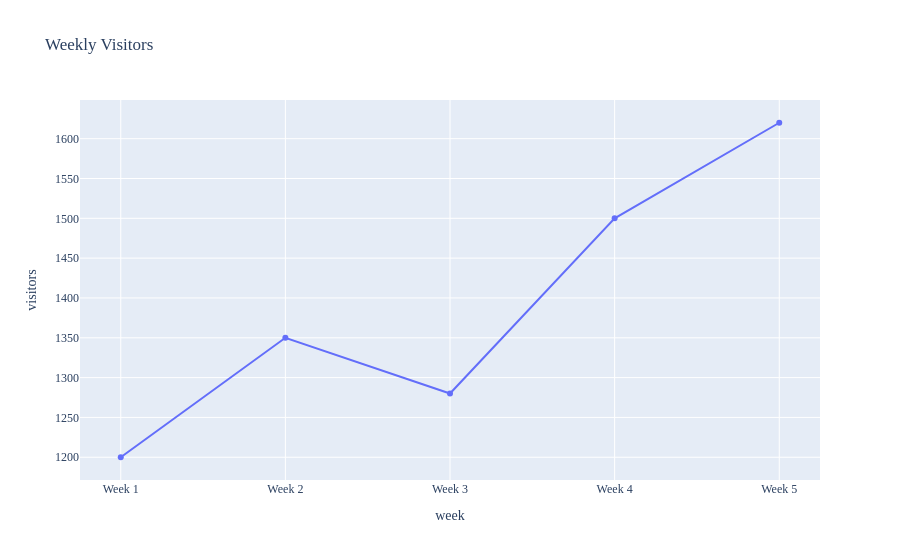

The notebook cell saved with this chart:
### Markdown cell above
## Example 5 — Practice: Apply All Four Chart Types (연습: 네 가지 차트 유형 모두 적용하기)

Fill in every `________` blank below. The cell runs with **no errors** even if you leave blanks — it just prints a reminder instead of building that part's chart.

아래 `________` 빈칸을 모두 채워보세요. 빈칸을 두어도 셀은 **에러 없이** 실행되며, 그 부분의 차트 대신 안내 메시지만 출력됩니다.

### Code cell
# ============================================================
# Practice -- fill in every ________ blank, then re-run the cell
# 연습 -- 아래 ________ 빈칸을 모두 채운 뒤 셀을 다시 실행하세요
# ============================================================
BLANK = "________"

def ready(*vals):
    return all(v != BLANK for v in vals)

# ---------- Part A: px.line -- weekly visitors ----------
weeks = ['Week 1', 'Week 2', 'Week 3', 'Week 4', 'Week 5']
visitors = [1200, 1350, 1280, 1500, 1620]
df_a = pd.DataFrame({'week': weeks, 'visitors': visitors})

markers_a = True   # TODO: True/False -- should each data point show a visible marker dot?

if ready(markers_a):
    fig = px.line(df_a, x='week', y='visitors', title='Weekly Visitors', markers=markers_a)
    fig.update_layout(font=dict(family='AppleGothic'))
    fig.show()
else:
    print("Part A \u270f\ufe0f  Fill in markers_a above, then re-run.")

# ---------- Part B: px.bar -- branch sales ----------
branches_b = ['Gangnam', 'Hongdae', 'Sinchon']
sales_b = [180, 150, 120]
df_b = pd.DataFrame({'branch': branches_b, 'sales': sales_b})

x_col_b = 'branch'    # TODO: which column goes on the x-axis?
y_col_b = 'sales'   # TODO: which column goes on the y-axis?

if ready(x_col_b, y_col_b):
    fig = px.bar(df_b, x=x_col_b, y=y_col_b, title='Branch Sales', color=x_col_b)
    fig.update_layout(font=dict(family='AppleGothic'))
    fig.show()
else:
    print("Part B \u270f\ufe0f  Fill in x_col_b and y_col_b above, then re-run.")

# ---------- Part C: px.scatter -- experience vs salary by department ----------
np.random.seed(10)
n = 40
experience = np.random.uniform(1, 15, n)
department = np.random.choice(['Engineering', 'Sales'], n)
salary = experience * 3.5 + np.where(department == 'Engineering', 10, 0) + np.random.normal(0, 4, n) + 28
df_c = pd.DataFrame({'experience': experience, 'salary': salary, 'department': department})

color_col_c = 'department'   # TODO: which column should color the points by department?

if ready(color_col_c):
    fig = px.scatter(df_c, x='experience', y='salary', color=color_col_c,
                      title='Experience vs Salary by Department')
    fig.update_layout(font=dict(family='AppleGothic'))
    fig.show()
else:
    print("Part C \u270f\ufe0f  Fill in color_col_c above, then re-run.")

# ---------- Part D: px.histogram -- response time distribution ----------
np.random.seed(1)
response_times = np.random.normal(3.5, 1.2, 200)
df_d = pd.DataFrame({'response_time': response_times})

nbins_d = 15   # TODO: an integer number of bins, e.g. 15

if ready(nbins_d):
    fig = px.histogram(df_d, x='response_time', nbins=nbins_d, title='Response Time Distribution')
    fig.update_layout(font=dict(family='AppleGothic'))
    fig.show()
else:
    print("Part D \u270f\ufe0f  Fill in nbins_d above, then re-run.")

### Figure 1 — Plotly figure (JSON) as saved in the notebook; plotly's stock layout.template omitted (floating-point values rounded to 4 significant figures)
{"data": [{"hovertemplate": "week=%{x}<br>visitors=%{y}<extra></extra>", "legendgroup": "", "line": {"color": "#636efa", "dash": "solid"}, "marker": {"symbol": "circle"}, "mode": "lines+markers", "name": "", "orientation": "v", "showlegend": false, "type": "scatter", "x": ["Week 1", "Week 2", "Week 3", "Week 4", "Week 5"], "xaxis": "x", "y": [1200, 1350, 1280, 1500, 1620], "yaxis": "y"}], "layout": {"font": {"family": "AppleGothic"}, "legend": {"tracegroupgap": 0}, "title": {"text": "Weekly Visitors"}, "xaxis": {"anchor": "y", "domain": [0, 1], "title": {"text": "week"}}, "yaxis": {"anchor": "x", "domain": [0, 1], "title": {"text": "visitors"}}}}
